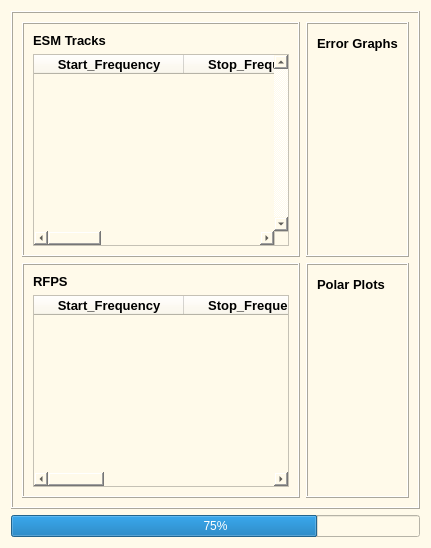
         <widget class="QWidget" name="ComplexEmitter_Graphs">
          <property name="styleSheet">
           <string notr="true">background-color: rgb(255, 250, 234)</string>
          </property>
          <layout class="QGridLayout" name="gridLayout_72">
           <item row="0" column="0">
            <widget class="QFrame" name="emitter_mainframe">
             <property name="maximumSize">
              <size>
               <width>16777215</width>
               <height>16777215</height>
              </size>
             </property>
             <property name="frameShape">
              <enum>QFrame::Box</enum>
             </property>
             <property name="frameShadow">
              <enum>QFrame::Raised</enum>
             </property>
             <layout class="QGridLayout" name="gridLayout_67">
              <item row="0" column="0">
               <layout class="QVBoxLayout" name="verticalLayout_5">
                <item>
                 <widget class="QFrame" name="frame_16">
                  <property name="frameShape">
                   <enum>QFrame::Box</enum>
                  </property>
                  <property name="frameShadow">
                   <enum>QFrame::Raised</enum>
                  </property>
                  <layout class="QGridLayout" name="gridLayout_68">
                   <item row="1" column="0">
                    <widget class="QTableWidget" name="Emitter_ESMTable">
                     <property name="enabled">
                      <bool>true</bool>
                     </property>
                     <property name="sizePolicy">
                      <sizepolicy hsizetype="Expanding" vsizetype="Expanding">
                       <horstretch>0</horstretch>
                       <verstretch>0</verstretch>
                      </sizepolicy>
                     </property>
                     <property name="maximumSize">
                      <size>
                       <width>1677725</width>
                       <height>16777215</height>
                      </size>
                     </property>
                     <property name="verticalScrollBarPolicy">
                      <enum>Qt::ScrollBarAlwaysOn</enum>
                     </property>
                     <property name="showDropIndicator" stdset="0">
                      <bool>true</bool>
                     </property>
                     <property name="iconSize">
                      <size>
                       <width>0</width>
                       <height>0</height>
                      </size>
                     </property>
                     <property name="showGrid">
                      <bool>false</bool>
                     </property>
                     <property name="gridStyle">
                      <enum>Qt::SolidLine</enum>
                     </property>
                     <property name="sortingEnabled">
                      <bool>false</bool>
                     </property>
                     <property name="rowCount">
                      <number>0</number>
                     </property>
                     <attribute name="horizontalHeaderCascadingSectionResizes">
                      <bool>false</bool>
                     </attribute>
                     <attribute name="horizontalHeaderDefaultSectionSize">
                      <number>150</number>
                     </attribute>
                     <attribute name="horizontalHeaderHighlightSections">
                      <bool>true</bool>
                     </attribute>
                     <attribute name="horizontalHeaderShowSortIndicator" stdset="0">
                      <bool>false</bool>
                     </attribute>
                     <attribute name="verticalHeaderDefaultSectionSize">
                      <number>100</number>
                     </attribute>
                     <attribute name="verticalHeaderStretchLastSection">
                      <bool>true</bool>
                     </attribute>
                     <column>
                      <property name="text">
                       <string>Start_Frequency</string>
                      </property>
                      <property name="font">
                       <font>
                        <pointsize>10</pointsize>
                        <weight>75</weight>
                        <bold>true</bold>
                       </font>
                      </property>
                     </column>
                     <column>
                      <property name="text">
                       <string>Stop_Frequency</string>
                      </property>
                      <property name="font">
                       <font>
                        <pointsize>10</pointsize>
                        <weight>75</weight>
                        <bold>true</bold>
                       </font>
                      </property>
                     </column>
                     <column>
                      <property name="text">
                       <string>Measured_Frequency</string>
                      </property>
                      <property name="font">
                       <font>
                        <pointsize>10</pointsize>
                        <weight>75</weight>
                        <bold>true</bold>
                       </font>
                      </property>
                     </column>
                     <column>
                      <property name="text">
                       <string>Error</string>
                      </property>
                      <property name="font">
                       <font>
                        <pointsize>10</pointsize>
                        <weight>75</weight>
                        <bold>true</bold>
                       </font>
                      </property>
                     </column>
                    </widget>
                   </item>
                   <item row="0" column="0">
                    <widget class="QLabel" name="label_52">
                     <property name="font">
                      <font>
                       <family>Arial</family>
                       <pointsize>10</pointsize>
                       <weight>75</weight>
                       <bold>true</bold>
                      </font>
                     </property>
                     <property name="text">
                      <string>ESM Tracks</string>
                     </property>
                    </widget>
                   </item>
                  </layout>
                 </widget>
                </item>
                <item>
                 <widget class="QFrame" name="frame_17">
                  <property name="frameShape">
                   <enum>QFrame::Box</enum>
                  </property>
                  <property name="frameShadow">
                   <enum>QFrame::Raised</enum>
                  </property>
                  <layout class="QGridLayout" name="gridLayout_69">
                   <item row="0" column="0">
                    <widget class="QLabel" name="label_53">
                     <property name="font">
                      <font>
                       <family>Arial</family>
                       <pointsize>10</pointsize>
                       <weight>75</weight>
                       <bold>true</bold>
                      </font>
                     </property>
                     <property name="text">
                      <string>RFPS</string>
                     </property>
                    </widget>
                   </item>
                   <item row="1" column="0">
                    <widget class="QTableWidget" name="Emitter_RFPSTable">
                     <attribute name="horizontalHeaderDefaultSectionSize">
                      <number>150</number>
                     </attribute>
                     <column>
                      <property name="text">
                       <string>Start_Frequency</string>
                      </property>
                      <property name="font">
                       <font>
                        <family>Arial</family>
                        <pointsize>10</pointsize>
                        <weight>75</weight>
                        <bold>true</bold>
                       </font>
                      </property>
                     </column>
                     <column>
                      <property name="text">
                       <string>Stop_Frequency</string>
                      </property>
                      <property name="font">
                       <font>
                        <family>Arial</family>
                        <pointsize>10</pointsize>
                        <weight>75</weight>
                        <bold>true</bold>
                       </font>
                      </property>
                     </column>
                     <column>
                      <property name="text">
                       <string>Measured_Frequency</string>
                      </property>
                      <property name="font">
                       <font>
                        <family>Arial</family>
                        <pointsize>10</pointsize>
                        <weight>75</weight>
                        <bold>true</bold>
                       </font>
                      </property>
                     </column>
                     <column>
                      <property name="text">
                       <string>Error</string>
                      </property>
                      <property name="font">
                       <font>
                        <family>Arial</family>
                        <pointsize>10</pointsize>
                        <weight>75</weight>
                        <bold>true</bold>
                       </font>
                      </property>
                     </column>
                    </widget>
                   </item>
                  </layout>
                 </widget>
                </item>
               </layout>
              </item>
              <item row="0" column="1">
               <layout class="QVBoxLayout" name="verticalLayout_6">
                <item>
                 <widget class="QFrame" name="frame_28">
                  <property name="frameShape">
                   <enum>QFrame::Box</enum>
                  </property>
                  <property name="frameShadow">
                   <enum>QFrame::Raised</enum>
                  </property>
                  <layout class="QGridLayout" name="gridLayout_70">
                   <item row="1" column="0">
                    <widget class="GraphicsLayoutWidget" name="Emitter_ErrorGraph" native="true"/>
                   </item>
                   <item row="0" column="0">
                    <widget class="QLabel" name="label_54">
                     <property name="maximumSize">
                      <size>
                       <width>16777215</width>
                       <height>20</height>
                      </size>
                     </property>
                     <property name="font">
                      <font>
                       <family>Arial</family>
                       <pointsize>10</pointsize>
                       <weight>75</weight>
                       <bold>true</bold>
                      </font>
                     </property>
                     <property name="text">
                      <string>Error Graphs</string>
                     </property>
                    </widget>
                   </item>
                  </layout>
                 </widget>
                </item>
                <item>
                 <widget class="QFrame" name="frame_31">
                  <property name="frameShape">
                   <enum>QFrame::Box</enum>
                  </property>
                  <property name="frameShadow">
                   <enum>QFrame::Raised</enum>
                  </property>
                  <layout class="QGridLayout" name="gridLayout_71">
                   <item row="1" column="0">
                    <widget class="GraphicsLayoutWidget" name="Emitter_PolarPlot" native="true"/>
                   </item>
                   <item row="0" column="0">
                    <widget class="QLabel" name="label_55">
                     <property name="maximumSize">
                      <size>
                       <width>16777215</width>
                       <height>20</height>
                      </size>
                     </property>
                     <property name="font">
                      <font>
                       <family>Arial</family>
                       <pointsize>10</pointsize>
                       <weight>75</weight>
                       <bold>true</bold>
                      </font>
                     </property>
                     <property name="text">
                      <string>Polar Plots</string>
                     </property>
                    </widget>
                   </item>
                  </layout>
                 </widget>
                </item>
               </layout>
              </item>
             </layout>
            </widget>
           </item>
           <item row="1" column="0">
            <widget class="QProgressBar" name="Emitter_ProgBar">
             <property name="value">
              <number>75</number>
             </property>
            </widget>
           </item>
          </layout>
         </widget>
